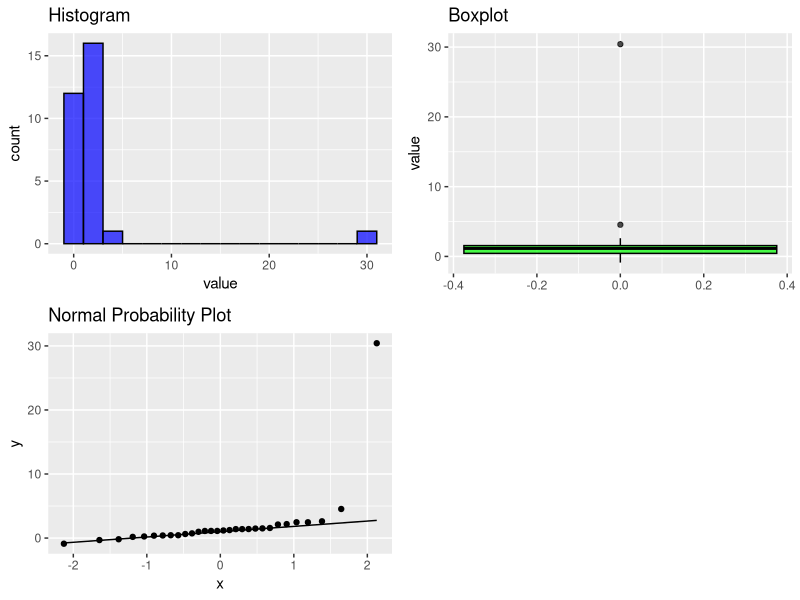
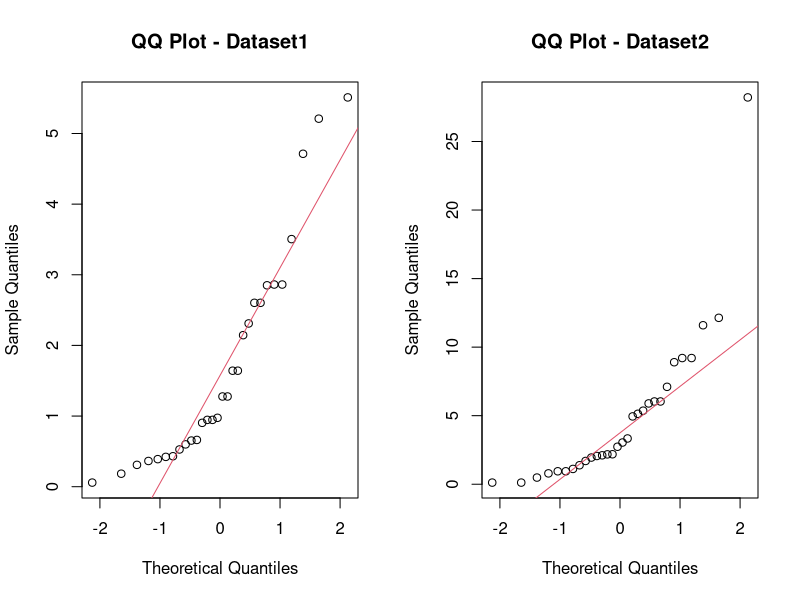
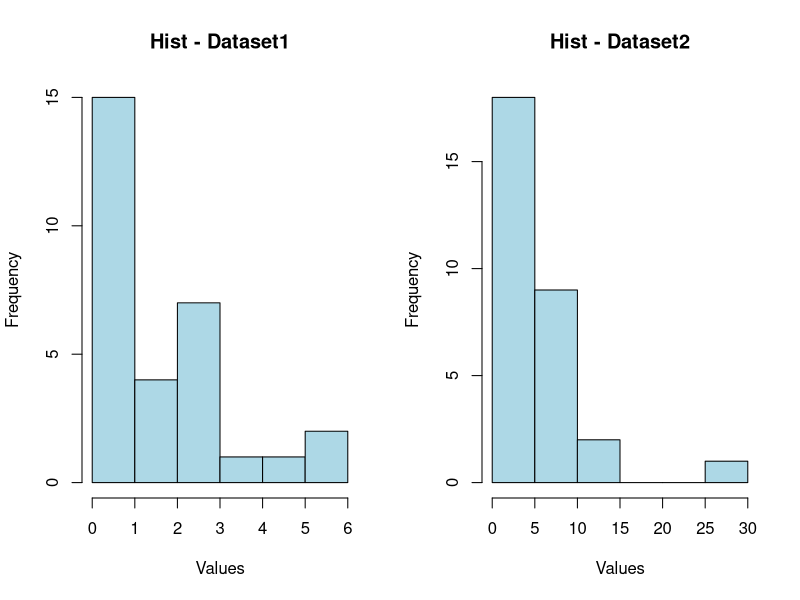
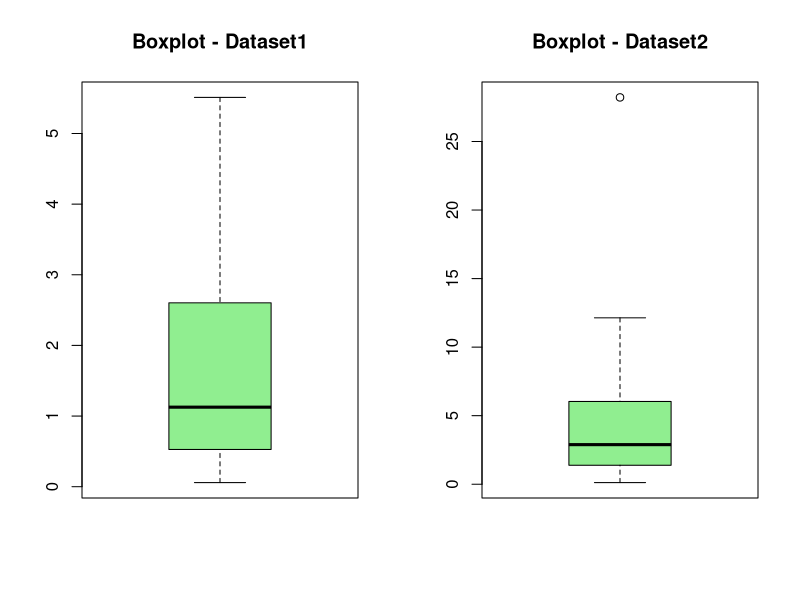
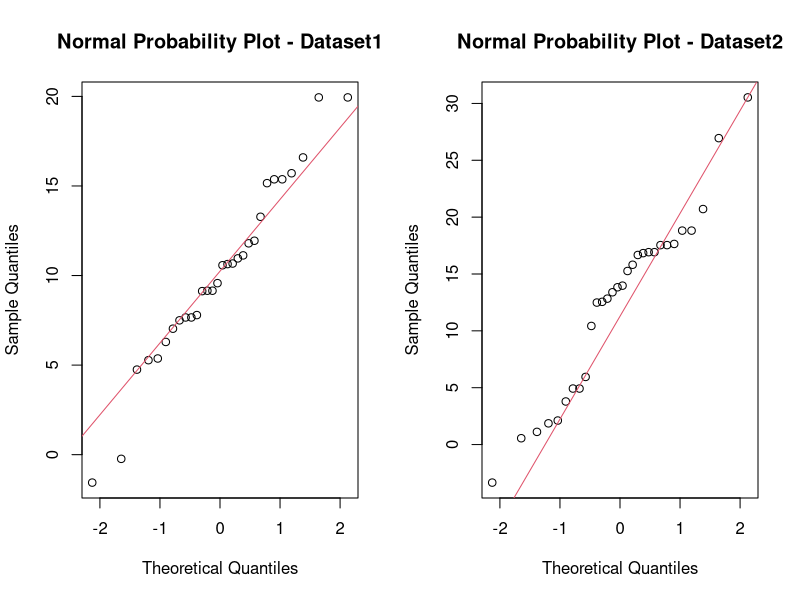
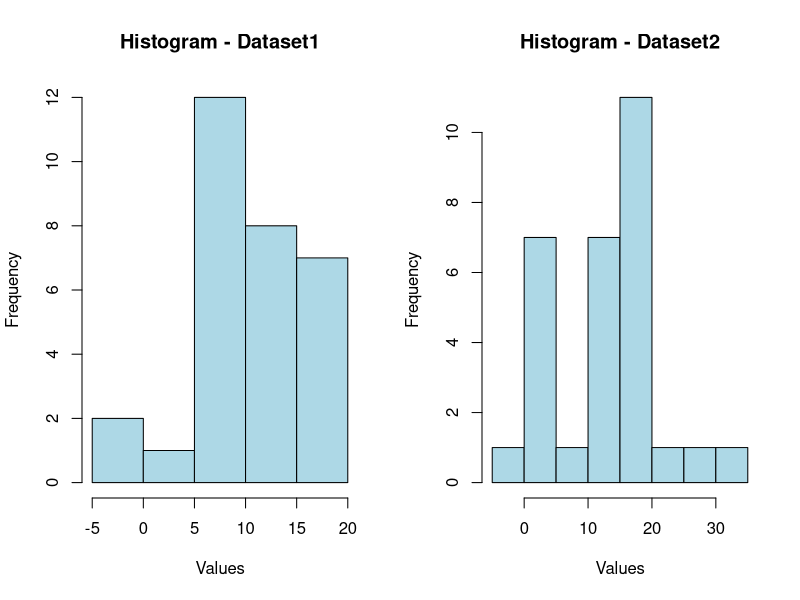
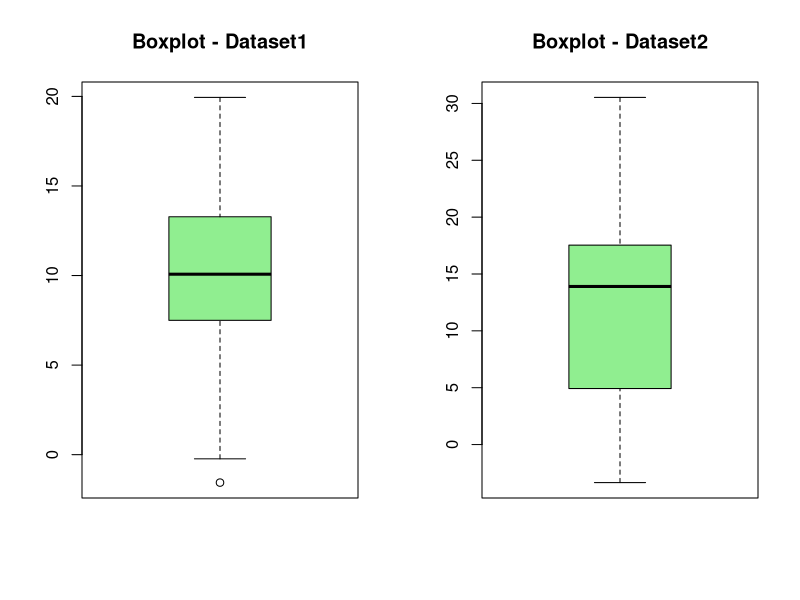
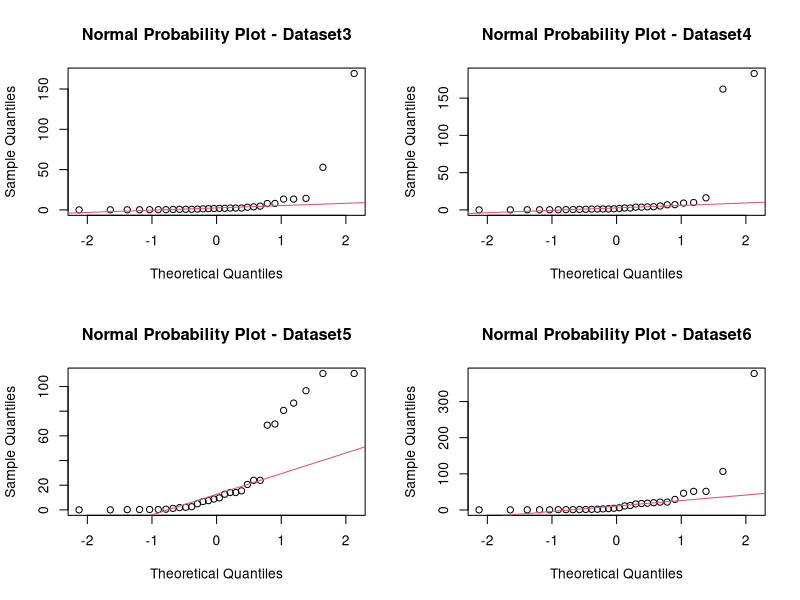

R code for these plots, in order:
## ---- chunk 1

data <- c(-0.189, 4.538, 1.48, 1.394, 0.73, 0.975, 0.246,
          1.243, -0.313, 0.181, 1.179, 1.111, 2.463, 0.372, 2.614, 2.112, 
          30.42, 1.105, 0.437, 1.404, 1.57, 1.509, 0.4, 2.176, -0.885, 1.111, 2.463, 0.437, 1.394, 0.63)


df <- data.frame(value = data)


library(ggplot2)
library(gridExtra)


hist_plot <- ggplot(df, aes(x = value)) +
  geom_histogram(binwidth = 2, fill = "blue", color = "black", alpha = 0.7) +
  labs(title = "Histogram")


boxplot_plot <- ggplot(df, aes(y = value)) +
  geom_boxplot(fill = "green", color = "black", alpha = 0.7) +
  labs(title = "Boxplot")


qq_plot <- ggplot(df, aes(sample = value)) +
  stat_qq() +
  stat_qq_line() +
  labs(title = "Normal Probability Plot")


grid_plots <- grid.arrange(hist_plot, boxplot_plot, qq_plot, ncol = 2)
ggsave("plots#1.png", grid_plots, width = 10, height = 8, units = "in")

## ---- chunk 2
shapiro_test <- shapiro.test(df$value)
shapiro_test

## ---- chunk 3
data = c(-0.189, 4.538, 1.48, 1.394, 0.73, 0.975, 0.246,
      1.243, -0.313, 0.181, 1.179, 1.111, 2.463, 0.372, 2.614, 2.112, 
      30.42, 1.105, 0.437, 1.404, 1.57, 1.509, 0.4, 2.176, -0.885, 1.111, 2.463, 0.437, 1.394, 0.63)

B = length(data[data > 0])
n = length(data)

Z_b = (B - (0.5*n))/(sqrt(0.25*n))
Z_b
## ---- chunk 4
t_test_result <- t.test(data, alternative = "greater")
t_test_result
## ---- chunk 5
p_value <- 1 - pnorm(Z_b)
print(p_value)
## ---- chunk 6
dataset1 <- c(0.431, 2.145, 0.662, 1.277, 0.946, 3.505, 0.058, 0.184, 0.975, 0.527,
              0.39, 1.642, 2.603, 0.309, 0.422, 5.511, 0.599, 0.364, 2.862, 0.904,
              0.653, 4.713, 2.851, 2.311, 5.21, 1.642, 2.603, 2.862, 1.277, 0.946)

dataset2 <- c(2.059, 1.945, 5.894, 9.204, 5.138, 3.042, 1.384, 0.791, 28.216, 5.365,
              7.105, 6.036, 0.944, 2.186, 8.899, 11.596, 2.178, 0.486, 0.119, 1.115,
              2.109, 2.734, 3.337, 1.697, 4.947, 6.036, 0.944, 0.119, 9.204, 12.138)
## ---- chunk 7
par(mfrow = c(1, 2))
qqnorm(dataset1, main = "QQ Plot - Dataset1"); qqline(dataset1, col = 2)
qqnorm(dataset2, main = "QQ Plot - Dataset2"); qqline(dataset2, col = 2)
dev.copy(png, "#2QQplot.png")
dev.off()

## ---- chunk 8
par(mfrow = c(1, 2))
hist(dataset1, main = "Hist - Dataset1", xlab = "Values", col = "lightblue", border = "black")
hist(dataset2, main = "Hist - Dataset2", xlab = "Values", col = "lightblue", border = "black")
dev.copy(png, "#2hist.png")
dev.off()

## ---- chunk 9
par(mfrow = c(1, 2))
boxplot(dataset1, main = "Boxplot - Dataset1", col = "lightgreen", border = "black")
boxplot(dataset2, main = "Boxplot - Dataset2", col = "lightgreen", border = "black")
dev.copy(png, "#2box.png")
dev.off()

## ---- chunk 10
library(ggplot2)
set.seed(123)

dataset1 <- c(0.431, 2.145, 0.662, 1.277, 0.946, 3.505, 0.058, 0.184, 0.975, 0.527,
              0.39, 1.642, 2.603, 0.309, 0.422, 5.511, 0.599, 0.364, 2.862, 0.904,
              0.653, 4.713, 2.851, 2.311, 5.21, 1.642, 2.603, 2.862, 1.277, 0.946)

dataset2 <- c(2.059, 1.945, 5.894, 9.204, 5.138, 3.042, 1.384, 0.791, 28.216, 5.365,
              7.105, 6.036, 0.944, 2.186, 8.899, 11.596, 2.178, 0.486, 0.119, 1.115,
              2.109, 2.734, 3.337, 1.697, 4.947, 6.036, 0.944, 0.119, 9.204, 12.138)

wilcoxon_statistic <- function(x, y) {
  n1 <- length(x)
  n2 <- length(y)
  all_data <- c(x, y)
  ranks <- rank(all_data)
  sum_ranks1 <- sum(ranks[1:n1])
  wilcoxon_stat <- sum_ranks1 - n1 * (n1 + 1) / 2
  return(wilcoxon_stat)
}

perm_test <- function(x, y, n_permutations = 10000) {
  observed_stat <- wilcoxon_statistic(x, y)
  all_data <- c(x, y)
  n1 <- length(x)
  n2 <- length(y)
  n <- n1 + n2
  perm_stats <- numeric(n_permutations)
  
  for (i in 1:n_permutations) {
    perm_indices <- sample(1:n, n, replace = FALSE)
    perm_x <- all_data[perm_indices[1:n1]]
    perm_y <- all_data[perm_indices[(n1 + 1):n]]
    perm_stats[i] <- wilcoxon_statistic(perm_x, perm_y)
  }
  
  p_value <- sum(perm_stats <= observed_stat) / n_permutations
  return(list(statistic = observed_stat, p_value = p_value))
}

wilcoxon_test_result <- perm_test(dataset1, dataset2)
t_test_result <- t.test(dataset1, dataset2, alternative = "less")

cat("Wilcoxon Rank-Sum Test Statistic:", wilcoxon_test_result$statistic, "\n")
cat("Wilcoxon Rank-Sum Test p-value:", wilcoxon_test_result$p_value, "\n")
cat("Two-Sample t-Test Statistic:", t_test_result$statistic, "\n")
cat("Two-Sample t-Test p-value:", t_test_result$p.value, "\n")

## ---- chunk 11
all_data <- list(
  dataset1,
  dataset2
)

combined_data <- unlist(all_data)
ratio_var <- var(dataset1) / var(dataset2)
perm_stats <- replicate(10000, {
  perm_data <- sample(combined_data)
  perm_var_ratio <- var(perm_data[1:length(dataset1)]) / var(perm_data[(length(dataset1) + 1):length(perm_data)])
  perm_var_ratio
})

p_value_perm <- mean(perm_stats >= ratio_var)

cat("\nPermutation Test on Variances:\n")
cat("Ratio of Variances:", ratio_var, "\n")
cat("P-value:", p_value_perm, "\n")

## ---- chunk 12
f_test_result <- var.test(dataset1, dataset2)

cat("\nF-Test for Equality of Variances:\n")
print(f_test_result)

## ---- chunk 13
dataset1 <- c(6.292, 11.124, 7.498, 15.372, 9.574, 13.28, -1.56, 10.67, 11.942, 5.274,
              4.748, 7.659, 9.152, -0.234, 15.71, 11.798, 10.639, 15.157, 19.944, 7.792,
              7.032, 5.368, 16.593, 9.129, 10.957, 7.659, 9.152, 19.944, 15.372, 10.574)

dataset2 <- c(15.263, 2.112, 0.556, 4.926, 12.832, 10.43, 13.974, 15.812, 3.788, 12.552,
              1.866, 17.539, 16.918, 30.529, 26.947, 13.393, 17.643, 16.672, 18.815, 20.711, 16.834, 5.948, 1.116, -3.345, 12.487, 17.539, 16.918, 18.815, 4.926, 13.832)

par(mfrow = c(1, 2))
qqnorm(dataset1, main = "Normal Probability Plot - Dataset1"); qqline(dataset1, col = 2)
qqnorm(dataset2, main = "Normal Probability Plot - Dataset2"); qqline(dataset2, col = 2)
dev.copy(png, "#3qqnorm.png")
dev.off()
## ---- chunk 14
par(mfrow = c(1, 2))
hist(dataset1, main = "Histogram - Dataset1", xlab = "Values", col = "lightblue", border = "black")
hist(dataset2, main = "Histogram - Dataset2", xlab = "Values", col = "lightblue", border = "black")
dev.copy(png, "#3hhist.png")
dev.off()

## ---- chunk 15
par(mfrow = c(1, 2))
boxplot(dataset1, main = "Boxplot - Dataset1", col = "lightgreen", border = "black")
boxplot(dataset2, main = "Boxplot - Dataset2", col = "lightgreen", border = "black")
dev.copy(png, "#3box.png")
dev.off()
## ---- chunk 16
ks_statistic <- function(data1, data2) {
  ecdf1 <- ecdf(data1)
  ecdf2 <- ecdf(data2)
  ks_stat <- max(abs(ecdf1(data1) - ecdf2(data1)))
  return(ks_stat)
}

dataset1 <- c(6.292, 11.124, 7.498, 15.372, 9.574, 13.28, -1.56, 10.67, 11.942, 5.274,
              4.748, 7.659, 9.152, -0.234, 15.71, 11.798, 10.639, 15.157, 19.944, 7.792,
              7.032, 5.368, 16.593, 9.129, 10.957, 7.659, 9.152, 19.944, 15.372, 10.574)

dataset2 <- c(15.263, 2.112, 0.556, 4.926, 12.832, 10.43, 13.974, 15.812, 3.788, 12.552,
              1.866, 17.539, 16.918, 30.529, 26.947, 13.393, 17.643, 16.672, 18.815, 20.711, 16.834, 5.948, 1.116, -3.345, 12.487, 17.539, 16.918, 18.815, 4.926, 13.832)

observed_ks <- ks_statistic(dataset1, dataset2)
num_permutations <- 10000

permuted_ks_statistics <- numeric(num_permutations)

for (i in 1:num_permutations) {
  permuted_data <- sample(c(dataset1, dataset2))
  
  permuted_data1 <- permuted_data[1:length(dataset1)]
  permuted_data2 <- permuted_data[(length(dataset1) + 1):length(permuted_data)]
  
  permuted_ks_statistics[i] <- ks_statistic(permuted_data1, permuted_data2)
}

p_value <- mean(permuted_ks_statistics >= observed_ks)

cat("Observed KS Statistic:", observed_ks, "\n")
cat("Permutation Test p-value:", p_value, "\n")


## ---- chunk 17
dataset3 <- c(0.172, 1.736, 169.179, 0.778, 1.027, 1.315, 2.366, 3.813, 1.926, 4.675,
               0.143, 13.426, 2.309, 0.281, 0.594, 14.336, 52.786, 0.779, 0.315, 0.048,
               1.583, 0.161, 7.961, 8.055, 3.342, 13.426, 2.309, 0.315, 0.778, 2.027)

dataset4 <- c(182.982, 0.198, 6.864, 2.559, 5.256, 1.501, 0.542, 7.058, 1.204, 162.075,
               0.39, 0.251, 1.258, 4.097, 16.177, 0.72, 9.968, 1.122, 3.717, 9.193,
               0.85, 2.016, 0.046, 0.079, 0.195, 0.251, 1.258, 3.717, 2.559, 4.256)

dataset5 <- c(80.621, 0.564, 4.943, 110.53, 9.719, 0.026, 1.853, 2.115, 8.805, 68.658,
               0.011, 14.083, 86.57, 7.506, 1.203, 6.759, 20.603, 0.287, 23.956, 0.206,
               0.329, 0.316, 2.585, 15.44, 69.595, 14.083, 96.57, 23.956, 110.53, 12.719)

dataset6 <- c(46.235, 3.668, 3.005, 0.874, 0.966, 1.403, 377.543, 0.858, 12.308, 11.111,
               0.212, 51.477, 0.474, 1.759, 29.087, 18.817, 16.592, 17.778, 21.715, 4.708,
               0.461, 6.01, 0.24, 106.616, 20.074, 51.477, 0.474, 21.715, 0.874, 1.966)
## ---- chunk 18
par(mfrow = c(2, 2))
qqnorm(dataset3, main = "Normal Probability Plot - Dataset3"); qqline(dataset3, col = 2)
qqnorm(dataset4, main = "Normal Probability Plot - Dataset4"); qqline(dataset4, col = 2)
qqnorm(dataset5, main = "Normal Probability Plot - Dataset5"); qqline(dataset5, col = 2)
qqnorm(dataset6, main = "Normal Probability Plot - Dataset6"); qqline(dataset6, col = 2)
dev.copy(png, "4QQ.png")
dev.off()
## ---- chunk 19
par(mfrow = c(2, 2))
hist(dataset3, main = "Histogram - Dataset3", xlab = "Values", col = "lightblue", border = "black")
hist(dataset4, main = "Histogram - Dataset4", xlab = "Values", col = "lightblue", border = "black")
hist(dataset5, main = "Histogram - Dataset5", xlab = "Values", col = "lightblue", border = "black")
hist(dataset6, main = "Histogram - Dataset6", xlab = "Values", col = "lightblue", border = "black")
dev.copy(png, "4hist.png")
dev.off()
## ---- chunk 20
par(mfrow = c(2, 2))
boxplot(dataset3, main = "Boxplot - Dataset3", col = "lightgreen", border = "black")
boxplot(dataset4, main = "Boxplot - Dataset4", col = "lightgreen", border = "black")
boxplot(dataset5, main = "Boxplot - Dataset5", col = "lightgreen", border = "black")
boxplot(dataset6, main = "Boxplot - Dataset6", col = "lightgreen", border = "black")
dev.copy(png, "4box.png")
dev.off()
## ---- chunk 21
all_data <- list(
  dataset3,
  dataset4,
  dataset5,
  dataset6
)

combined_data <- unlist(all_data)
ranked_data <- rank(combined_data)

rank_sums <- tapply(ranked_data, rep(1:4, each = length(combined_data)/4), sum)
H_statistic <- (12 / (length(combined_data) * (length(combined_data) + 1))) * sum((rank_sums^2) / table(rep(1:4, each = length(combined_data)/4)))

num_permutations <- 10000
permuted_stats <- numeric(num_permutations)

for (i in 1:num_permutations) {
  shuffled_ranks <- sample(ranked_data)
  shuffled_rank_sums <- tapply(shuffled_ranks, rep(1:4, each = length(combined_data)/4), sum)
  permuted_stats[i] <- (12 / (length(combined_data) * (length(combined_data) + 1))) * sum((shuffled_rank_sums^2) / table(rep(1:4, each = length(combined_data)/4)))
}

data_frame <- data.frame(value = combined_data, group = rep(1:4, each = length(combined_data)/4))
anova_model <- aov(value ~ group, data = data_frame)
anova_f_statistic <- summary(anova_model)[[1]][1, 4]

p_value_kw <- 1 - pchisq(H_statistic, df = 3)
p_value_anova <- summary(anova_model)[[1]][1, 5]

cat("Kruskal-Wallis Test Statistic:", H_statistic, "\n")
cat("P-value (Kruskal-Wallis):", p_value_kw, "\n\n")

cat("ANOVA F-Statistic:", anova_f_statistic, "\n")
cat("P-value (ANOVA):", p_value_anova, "\n")

